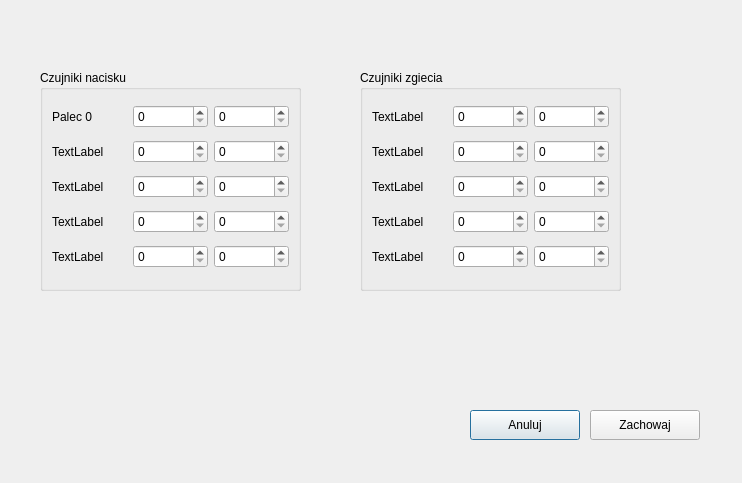
<?xml version="1.0" encoding="UTF-8"?>
<ui version="4.0">
 <class>OpcjePomiarow</class>
 <widget class="QDialog" name="OpcjePomiarow">
  <property name="geometry">
   <rect>
    <x>0</x>
    <y>0</y>
    <width>742</width>
    <height>483</height>
   </rect>
  </property>
  <property name="windowTitle">
   <string>Dialog</string>
  </property>
  <widget class="QWidget" name="widget" native="true">
   <property name="geometry">
    <rect>
     <x>470</x>
     <y>410</y>
     <width>240</width>
     <height>30</height>
    </rect>
   </property>
   <widget class="QPushButton" name="pushButton_2">
    <property name="geometry">
     <rect>
      <x>0</x>
      <y>0</y>
      <width>110</width>
      <height>30</height>
     </rect>
    </property>
    <property name="sizePolicy">
     <sizepolicy hsizetype="Minimum" vsizetype="Minimum">
      <horstretch>0</horstretch>
      <verstretch>0</verstretch>
     </sizepolicy>
    </property>
    <property name="minimumSize">
     <size>
      <width>110</width>
      <height>30</height>
     </size>
    </property>
    <property name="text">
     <string>Anuluj</string>
    </property>
   </widget>
   <widget class="QPushButton" name="pushButton">
    <property name="geometry">
     <rect>
      <x>120</x>
      <y>0</y>
      <width>110</width>
      <height>30</height>
     </rect>
    </property>
    <property name="minimumSize">
     <size>
      <width>110</width>
      <height>30</height>
     </size>
    </property>
    <property name="text">
     <string>Zachowaj</string>
    </property>
   </widget>
  </widget>
  <widget class="QGroupBox" name="groupBox">
   <property name="geometry">
    <rect>
     <x>40</x>
     <y>70</y>
     <width>261</width>
     <height>221</height>
    </rect>
   </property>
   <property name="title">
    <string>Czujniki nacisku</string>
   </property>
   <layout class="QGridLayout" name="gridLayout">
    <item row="3" column="1">
     <widget class="QSpinBox" name="minN3">
      <property name="maximum">
       <number>4096</number>
      </property>
     </widget>
    </item>
    <item row="3" column="0">
     <widget class="QLabel" name="p3L">
      <property name="text">
       <string>TextLabel</string>
      </property>
     </widget>
    </item>
    <item row="0" column="0">
     <widget class="QLabel" name="n0L">
      <property name="text">
       <string>Palec 0</string>
      </property>
     </widget>
    </item>
    <item row="4" column="0">
     <widget class="QLabel" name="n4L">
      <property name="text">
       <string>TextLabel</string>
      </property>
     </widget>
    </item>
    <item row="2" column="0">
     <widget class="QLabel" name="n2L">
      <property name="text">
       <string>TextLabel</string>
      </property>
     </widget>
    </item>
    <item row="1" column="0">
     <widget class="QLabel" name="n1L">
      <property name="text">
       <string>TextLabel</string>
      </property>
     </widget>
    </item>
    <item row="2" column="1">
     <widget class="QSpinBox" name="minN2">
      <property name="maximum">
       <number>4096</number>
      </property>
     </widget>
    </item>
    <item row="0" column="1">
     <widget class="QSpinBox" name="minN0">
      <property name="maximum">
       <number>4096</number>
      </property>
     </widget>
    </item>
    <item row="1" column="1">
     <widget class="QSpinBox" name="minN1">
      <property name="maximum">
       <number>4096</number>
      </property>
     </widget>
    </item>
    <item row="4" column="1">
     <widget class="QSpinBox" name="minN4">
      <property name="maximum">
       <number>4096</number>
      </property>
     </widget>
    </item>
    <item row="0" column="2">
     <widget class="QSpinBox" name="maxN0">
      <property name="maximum">
       <number>4096</number>
      </property>
     </widget>
    </item>
    <item row="1" column="2">
     <widget class="QSpinBox" name="maxN1">
      <property name="maximum">
       <number>4096</number>
      </property>
     </widget>
    </item>
    <item row="2" column="2">
     <widget class="QSpinBox" name="maxN2">
      <property name="maximum">
       <number>4096</number>
      </property>
     </widget>
    </item>
    <item row="3" column="2">
     <widget class="QSpinBox" name="maxN3">
      <property name="maximum">
       <number>4096</number>
      </property>
     </widget>
    </item>
    <item row="4" column="2">
     <widget class="QSpinBox" name="maxN4">
      <property name="maximum">
       <number>4096</number>
      </property>
     </widget>
    </item>
   </layout>
  </widget>
  <widget class="QGroupBox" name="groupBox_3">
   <property name="geometry">
    <rect>
     <x>360</x>
     <y>70</y>
     <width>261</width>
     <height>221</height>
    </rect>
   </property>
   <property name="title">
    <string>Czujniki zgiecia</string>
   </property>
   <layout class="QGridLayout" name="gridLayout_2">
    <item row="3" column="1">
     <widget class="QSpinBox" name="minZ3">
      <property name="maximum">
       <number>4096</number>
      </property>
     </widget>
    </item>
    <item row="3" column="0">
     <widget class="QLabel" name="z3L">
      <property name="text">
       <string>TextLabel</string>
      </property>
     </widget>
    </item>
    <item row="0" column="0">
     <widget class="QLabel" name="z0L">
      <property name="text">
       <string>TextLabel</string>
      </property>
     </widget>
    </item>
    <item row="4" column="0">
     <widget class="QLabel" name="z4L">
      <property name="text">
       <string>TextLabel</string>
      </property>
     </widget>
    </item>
    <item row="2" column="0">
     <widget class="QLabel" name="z2L">
      <property name="text">
       <string>TextLabel</string>
      </property>
     </widget>
    </item>
    <item row="1" column="0">
     <widget class="QLabel" name="z1L">
      <property name="text">
       <string>TextLabel</string>
      </property>
     </widget>
    </item>
    <item row="2" column="1">
     <widget class="QSpinBox" name="minZ2">
      <property name="maximum">
       <number>4096</number>
      </property>
     </widget>
    </item>
    <item row="0" column="1">
     <widget class="QSpinBox" name="minZ0">
      <property name="maximum">
       <number>4096</number>
      </property>
     </widget>
    </item>
    <item row="1" column="1">
     <widget class="QSpinBox" name="minZ1">
      <property name="maximum">
       <number>4096</number>
      </property>
     </widget>
    </item>
    <item row="4" column="1">
     <widget class="QSpinBox" name="minZ4">
      <property name="maximum">
       <number>4096</number>
      </property>
     </widget>
    </item>
    <item row="0" column="2">
     <widget class="QSpinBox" name="maxZ0">
      <property name="maximum">
       <number>4096</number>
      </property>
     </widget>
    </item>
    <item row="1" column="2">
     <widget class="QSpinBox" name="maxZ1">
      <property name="maximum">
       <number>4096</number>
      </property>
     </widget>
    </item>
    <item row="2" column="2">
     <widget class="QSpinBox" name="maxZ2">
      <property name="maximum">
       <number>4096</number>
      </property>
     </widget>
    </item>
    <item row="3" column="2">
     <widget class="QSpinBox" name="maxZ3">
      <property name="maximum">
       <number>4096</number>
      </property>
     </widget>
    </item>
    <item row="4" column="2">
     <widget class="QSpinBox" name="maxZ4">
      <property name="maximum">
       <number>4096</number>
      </property>
     </widget>
    </item>
   </layout>
  </widget>
 </widget>
 <resources/>
 <connections/>
</ui>
